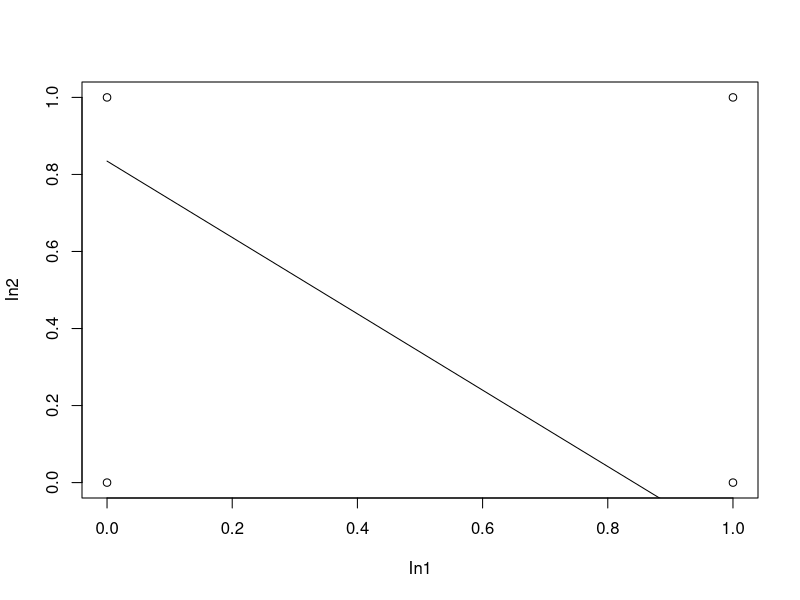

This figure's R source:
# input : N x m
# output : N x n
# weight : m x n
# answer : N x n

weights_init <- function(m, n) {
    w <- runif(m, -1, 1)
    if(n==1) {
        return(w) # 1 * m matrix
    } else {
        for (i in 2:n) {
            w <- cbind(w, runif(m, -1, 1))
        }
        return(w)
    }
}

# Only Binary Activation
activation <- function(s) {
    ans <- if(s > 0) 1 else 0
    return(ans)
}

output <- function(weights, input) {
    s <- input %*% weights
    g <- Vectorize(activation)
    y <- g(s)
    return(y)
}

update <- function(weights, input, answer, eta = 0.25) {
    y <- output(weights, input)
    w <- weights - eta * (t(x) %*% (y - answer))
    return(w)
}

train <- function(weights, input, answer, eta = 0.25, times) {
    w <- weights
    for (i in 1:(times - 1)) {
       w <- update(w, input, answer, eta = 0.25)
       print(w)
    }
    return(output(w, input))
}

# ==============================================================================
# Example - OR
# ==============================================================================
w <- weights_init(3,1)

x <- matrix(0, 4, 3)
x[,1] = -1 # Bias
x[,2] = c(0,1,0,1)
x[,3] = c(0,0,1,1)

t <- c(0,1,1,1)

y <- train(w, x, t, 0.25, 10)

print(y)


# Sample Plot
f <- function(x) {
    w0 <- 0.2356196
    w1 <- 0.2797721
    w2 <- 0.2823095
    return(- w1 / w2 * x + w0 / w2)
}

plot(f, type='l', xlim=c(0,1), ylim=c(0,1), xlab="In1", ylab="In2")
points(0,0)
points(1,0)
points(0,1)
points(1,1)